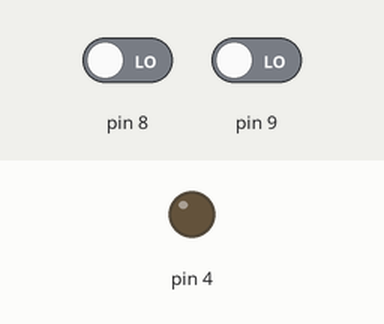
Recording of a sketch running on a simulated Arduino Uno, built with avr-gcc and run on an emulated ATmega328P. Shown: output pins drawn as LEDs (lit = HIGH). The test bench sets the inputs (shaded band); at power-on: pin 8 LOW, pin 9 LOW.

Above: at 1.2 s.
1.3 s: pin 8 driven HIGH
At 2.5 s:
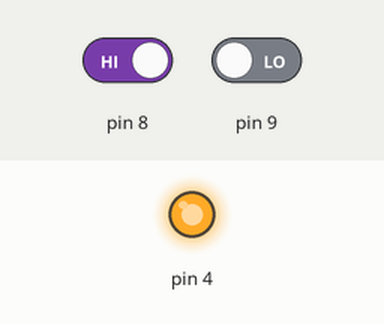
2.8 s: pin 8 driven LOW
At 3.7 s:
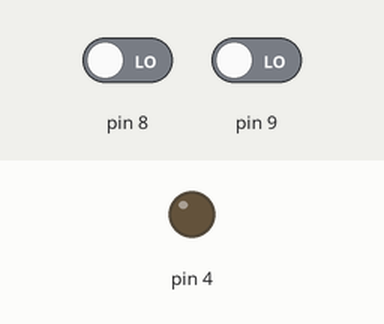
4.3 s: pin 9 driven HIGH
At 4.8 s:
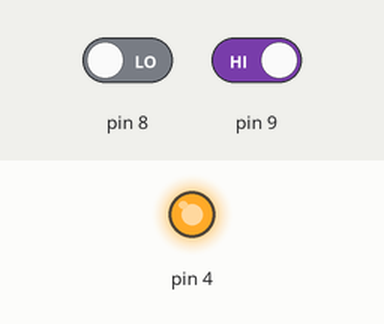
Timing chart, 0 to 7.3 s (numbered marks = the images above; inputs shaded):
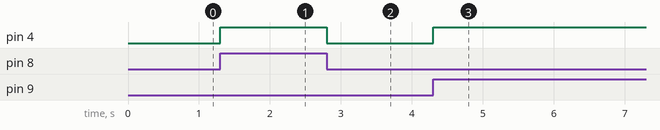

The sketch:

or.ino
```cpp
byte a;
byte b;
void setup() {
  // put your setup code here, to run once:

  pinMode(8, INPUT);
  pinMode(9, INPUT);
  pinMode(4, OUTPUT);


}

void loop() {
  // put your main code here, to run repeatedly:
  a = digitalRead(8);
  b = digitalRead(9);
  digitalWrite(4, a||b);
}
```

Measured:
- after the input at 1.3 s, pin 4: LOW → HIGH at once
- after the input at 2.8 s, pin 4: HIGH → LOW at once
- after the input at 4.3 s, pin 4: LOW → HIGH at once
